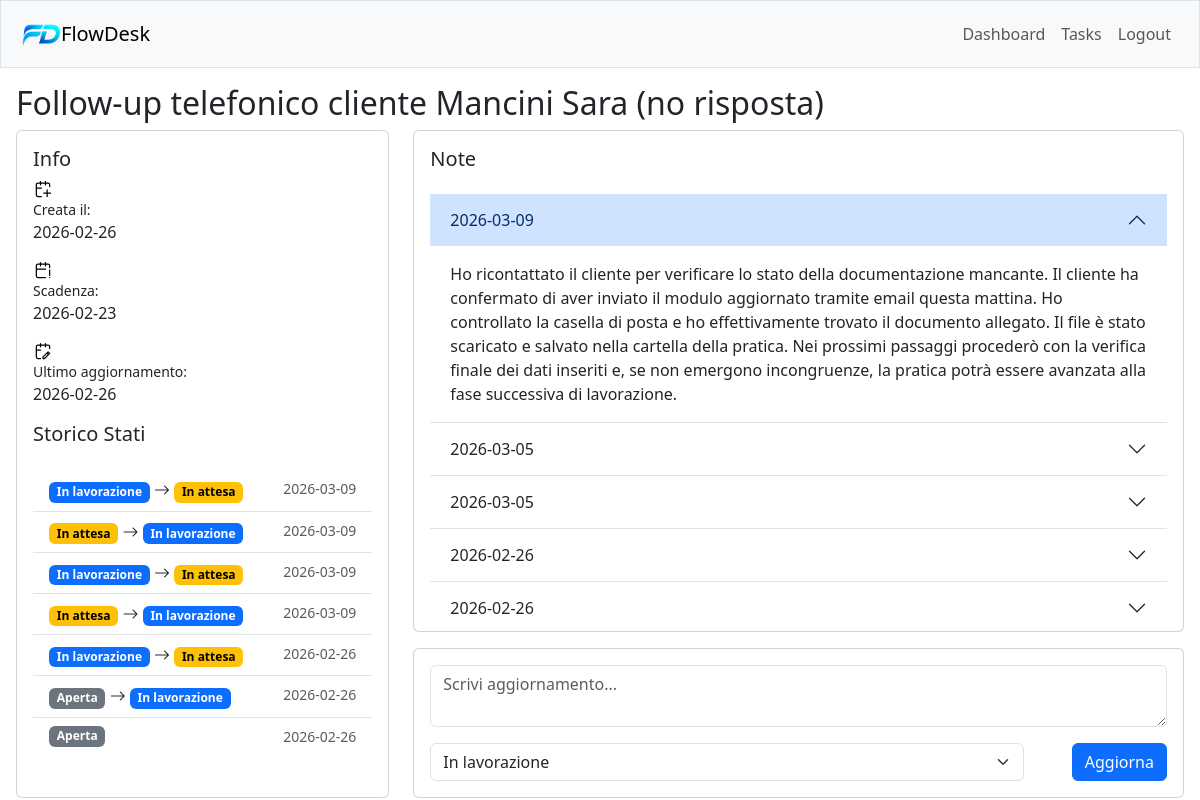
/tasks/11 (signed in), run on the app's committed database.
### tables this page shows
CREATE TABLE tasks(
    id INTEGER PRIMARY KEY AUTOINCREMENT,
    user_id INTEGER NOT NULL,
    title TEXT NOT NULL,
    priority TEXT NOT NULL CHECK (priority in ('Bassa', 'Media', 'Alta')),
    status TEXT NOT NULL CHECK (status in ('Aperta', 'In lavorazione', 'In attesa', 'Completata')),
    created_at DATETIME DEFAULT CURRENT_TIMESTAMP,
    due_date DATE,
    updated_at DATETIME DEFAULT CURRENT_TIMESTAMP,
    FOREIGN KEY (user_id) REFERENCES users(id) ON DELETE CASCADE
);

CREATE TABLE status_history(
id INTEGER PRIMARY KEY AUTOINCREMENT,
task_id INTEGER NOT NULL,
from_status TEXT,
to_status TEXT NOT NULL CHECK (to_status in ('Aperta', 'In lavorazione', 'In attesa', 'Completata')),
changed_at DATETIME DEFAULT CURRENT_TIMESTAMP,
FOREIGN KEY (task_id) REFERENCES tasks(id) ON DELETE CASCADE
);

CREATE TABLE notes(
id INTEGER PRIMARY KEY AUTOINCREMENT,
task_id INTEGER NOT NULL,
created_at DATETIME DEFAULT CURRENT_TIMESTAMP,
content TEXT NOT NULL,
FOREIGN KEY (task_id) REFERENCES tasks(id) ON DELETE CASCADE
);

### app.py (the view)
@app.route('/tasks/<int:task_id>')
@login_required
def task_detail(task_id):
    user_id = session['user_id']
    conn = get_db_connection()
    task = conn.execute(' SELECT * FROM tasks WHERE id = ? AND user_id = ?',(task_id, user_id)).fetchone()
    notes = conn.execute('SELECT * FROM notes WHERE task_id = ? ORDER BY created_at DESC',(task_id,)).fetchall()
    status_history = conn.execute('SELECT * FROM status_history WHERE task_id = ? ORDER BY changed_at DESC',(task_id,)).fetchall()
    conn.close()
    return render_template('/task_detail.html', task=task, notes=notes, status_history=status_history, status_classes=STATUS_CLASSES)

### helpers.py (called while the page is built)
def login_required(f):
    @wraps(f)
    def decorated_function(*args, **kwargs):
        if session.get('user_id') is None:
            return redirect('/landing')
        return f(*args, **kwargs)
    return decorated_function

def get_db_connection():
    connection = sqlite3.connect('deskflow.db')
    connection.row_factory = sqlite3.Row
    return connection

### templates/task_detail.html (shortened to what this page needs)
{% extends "layout.html" %} {% block title %} Dettaglio Task {% endblock %}
{%block main %}
<div class="h-100 d-flex flex-column">
  <div class="flex-shrink-0">
    <h2>{{ task.title }}</h2>
  </div>
  <div class="row gy-3 flex-grow-1 h-100">
    <div class="col-md-4 d-flex gap-3 mh-100">
      <div class="card flex-fill">
        <div
          class="card-body d-flex flex-column flex-sm-row flex-md-column gap-3"
        >
          <div class="flex-shrink-0 d-flex flex-column">
            <h5 class="card-title">Info</h5>
            <img
              src="/static/images/calendar-plus-svgrepo-com.svg"
              alt="added"
              width="20"
            /><small>Creata il:</small>
            <p class="card-text">{{ task.created_at[:10] }}</p>
            <img
              src="/static/images/calendar-warning-svgrepo-com.svg"
              alt="added"
              width="20"
            /><small>Scadenza:</small>
            <p class="card-text">{{ task.due_date }}</p>
            <img
              src="/static/images/calendar-edit-svgrepo-com.svg"
              alt="added"
              width="20"
            /><small>Ultimo aggiornamento:</small>
            <p class="card-text">{{ task.updated_at[:10] }}</p>
          </div>
          <div class="flex-grow-1 d-flex flex-column gap-3">
            <h5>Storico Stati</h5>
            <div class="overflow-auto">
              <ul class="list-group list-group-flush">
                {% for row in status_history %} {% if row.from_status is none %}
                <li class="list-group-item d-flex justify-content-between">
                  <span class="badge {{ status_classes[row.to_status] }}"
                    >{{ row.to_status }}</span
                  >
                  <small class="text-muted"> {{ row.changed_at[:10] }}</small>
                </li>
                {% else %}
                <li class="list-group-item d-flex justify-content-between">
                  <div>
                    <span class="badge {{ status_classes[row.from_status] }}"
                      >{{ row.from_status }}</span
                    >
                    <i class="bi bi-arrow-right"></i>
                    <span class="badge {{ status_classes[row.to_status] }}"
                      >{{ row.to_status }}</span
                    >
                  </div>
                  <small class="text-muted"> {{ row.changed_at[:10] }}</small>
                </li>
                {% endif %} {% endfor %}
              </ul>
            </div>
          </div>
        </div>
      </div>
    </div>
    <div class="col-md-8 d-flex flex-column gap-3 mh-100">
      <div class="card flex-grow-1">
        <div class="card-body d-flex flex-column gap-3">
          <h5 class="card-title">Note</h5>
          <div
            class="accordion accordion-flush overflow-auto"
            id="notesAccordion"
          >
            {% for note in notes %}
            <div class="accordion-item">
              <h2 class="accordion-header" id="heading-{{ note.id }}">
                <button
                  class="accordion-button {% if not loop.first %}collapsed{% endif %}"
                  type="button"
                  data-bs-toggle="collapse"
                  data-bs-target="#collapse-{{ note.id }}"
                  aria-expanded="{% if loop.first %}true{% else %}false{% endif %}"
                  aria-controls="collapse-{{ note.id }}"
                >
                  {{ note.created_at[:10] }}
                </button>
              </h2>
              <div
                id="collapse-{{ note.id }}"
                class="accordion-collapse collapse {% if loop.first %}show{% endif %}"
                aria-labelledby="heading-{{ note.id }}"
                data-bs-parent="#notesAccordion"
              >
                <div class="accordion-body">{{ note.content }}</div>
              </div>
            </div>
            {% endfor %}
          </div>
        </div>
      </div>
      <div class="card flex-shrink-0">
        <div class="card-body">
          <form
            class="d-flex flex-column gap-3 h-100"
            action="/tasks/{{task.id}}"
            method="post"
          >
            <div class="flex-fill">
              <textarea
                class="form-control h-100"
                name="content"
                placeholder="Scrivi aggiornamento..."
              ></textarea>
            </div>
            <div class="d-flex gap-5">
              <select name="status" class="form-select">
                <option value="{{task.status}}">{{task.status}}</option>
              </select>
              <button type="submit" class="btn btn-primary">Aggiorna</button>
            </div>
          </form>
        </div>
      </div>
    </div>
  </div>
</div>
{% endblock %}

### templates/layout.html (shortened to what this page needs)
<!doctype html>
<html lang="en">
  <head>
    <link
      href="https://cdn.jsdelivr.net/npm/bootstrap@5.3.3/dist/css/bootstrap.min.css"
      rel="stylesheet"
    />
    <link
      rel="stylesheet"
      href="https://cdn.datatables.net/2.3.7/css/dataTables.bootstrap5.min.css"
    />
    <link rel="stylesheet" href="/static/style.css" />
    <link
      rel="stylesheet"
      href="https://cdn.jsdelivr.net/npm/bootstrap-icons@1.13.1/font/bootstrap-icons.min.css"
    />
  </head>
  <body>
    <nav class="navbar navbar-expand-lg align-items-center bg-light border p-2">
      <div class="container-fluid">
        <a class="navbar-brand d-flex align-items-center" href="/">
          <img
            src="{{
            url_for('static', filename='images/logo.png')
        }}"
            alt="logo"
            width="40"
          />
          FlowDesk
        </a>
        {% if session.get('user_id') %}
        <div class="offcanvas offcanvas-start" tabindex="-1" id="offCanvas">
          <div class="offcanvas-body flex-grow-1 justify-content-end">
            <ul class="navbar-nav">
              <li class="nav-item">
                <a href="/index" class="nav-link">Dashboard</a>
              </li>
              <li class="nav-item">
                <a href="/tasks" class="nav-link">Tasks</a>
              </li>
              <li class="nav-item">
                <a href="/logout" class="nav-link">Logout</a>
              </li>
            </ul>
          </div>
        </div>
        {% endif %}
      </div>
    </nav>
    <main>
      <div class="container-fluid">{% block main %}{% endblock %}</div>
    </main>
  </body>
</html>

### static/style.css (style rules this page uses)
* { box-sizing: border-box; min-height: 0; }
body { height: 100vh; }
main > .container-fluid { height: calc(100vh - 70px); padding: 1rem; }

### data on the page
tasks: title "Follow-up telefonico cliente Mancini Sara (no risposta)", created_at "2026-02-26", due_date "2026-02-23", updated_at "2026-02-26", status "In lavorazione"
status_history: from_status "In lavorazione", to_status "In attesa", changed_at "2026-03-09"
status_history: from_status "In attesa", to_status "In lavorazione", changed_at "2026-03-09"
status_history: from_status "In lavorazione", to_status "In attesa", changed_at "2026-03-09"
status_history: from_status "In attesa", to_status "In lavorazione", changed_at "2026-03-09"
status_history: from_status "In lavorazione", to_status "In attesa", changed_at "2026-02-26"
status_history: from_status "Aperta", to_status "In lavorazione", changed_at "2026-02-26"
status_history: to_status "Aperta", changed_at "2026-02-26"
notes: created_at "2026-03-09", content "Ho ricontattato il cliente per verificare lo stato della documentazione mancante. Il cliente ha confermato di aver inviato il modulo aggiornato tramite email questa mattina. Ho controllato la casella di posta e ho effettivamente trovato il documento allegato. Il file è stato scaricato e salvato nella cartella della pratica. Nei prossimi passaggi procederò con la verifica finale dei dati inseriti e, se non emergono incongruenze, la pratica potrà essere avanzata alla fase successiva di lavorazione."
notes: created_at "2026-03-05"
notes: created_at "2026-03-05"
notes: created_at "2026-02-26"
notes: created_at "2026-02-26"
